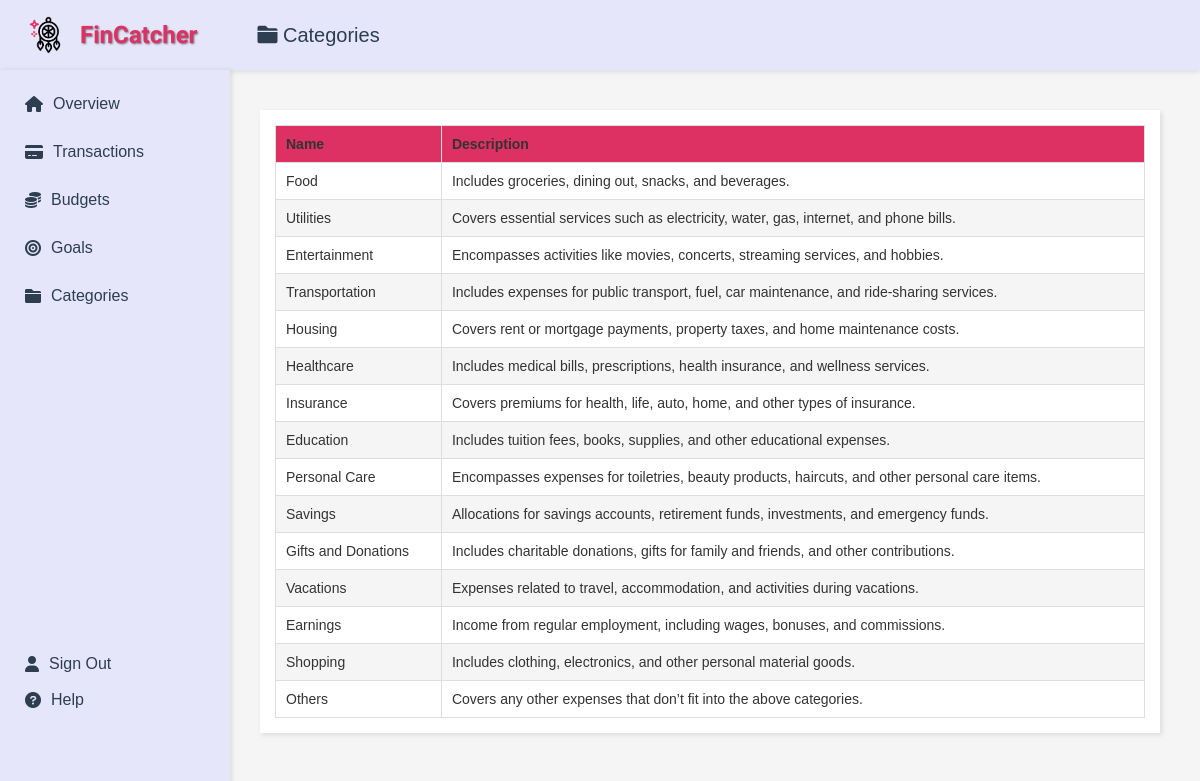
The page /categories on the database its author committed.
### app/main/models.py (models this page shows)
class Categories(db.Model):
    id = db.Column(db.Integer, primary_key=True, unique=True, nullable=False)
    name = db.Column(db.String(50), unique=True, nullable=False)
    description = db.Column(db.String(1000), nullable=True)

### app/categories/routes.py (the view)
@categories.route('/categories', methods=['GET'])
def categories_page():
    categories_list = Categories.query.all()
    return render_template('show_categories.html', categories=categories_list, page_title='Categories', icon='fas fa-folder')

### app/categories/templates/show_categories.html
{% extends "layout.html" %}
{% block content %}
<div style="display: flex; flex-direction: row; justify-content: flex-start; background-color: #F5F5F5; padding: 20px;">
    <div id="categories-list" style="padding: 15px; box-shadow: 2px 2px 5px rgba(0,0,0,0.1); width: 100%; background-color: #FFFFFF;">
        <table style="width: 100%; border-collapse: collapse; text-align: left; font-size: 14px; color: #333333;">
            <thead style="background-color: #DE3163; color: #333333;">
                <tr>
                    <th style="padding: 10px; border: 1px solid #DDD;">Name</th>
                    <th style="padding: 10px; border: 1px solid #DDD;">Description</th>
                </tr>
            </thead>
            <tbody>
                {% for category in categories %}
                <tr style="background-color: {% if loop.index0 % 2 == 0 %} #FFFFFF {% else %} #F5F5F5 {% endif %};">
                    <td style="padding: 10px; border: 1px solid #DDD;">{{ category.name }}</td>
                    <td style="padding: 10px; border: 1px solid #DDD;">{{ category.description }}</td>
                </tr>
                {% endfor %}
            </tbody>
        </table>
    </div>
</div>
{% endblock %}

### app/main/templates/layout.html (style rules this page uses)
body { margin: 0; font-family: Arial, sans-serif; background-color: #F5F5F5; color: #2c3e50; }

### rows shown on the page
Categories: name "Food", description "Includes groceries, dining out, snacks, and beverages."
Categories: name "Utilities", description "Covers essential services such as electricity, water, gas, internet, and phone bills."
Categories: name "Entertainment", description "Encompasses activities like movies, concerts, streaming services, and hobbies."
Categories: name "Transportation", description "Includes expenses for public transport, fuel, car maintenance, and ride-sharing services."
Categories: name "Housing", description "Covers rent or mortgage payments, property taxes, and home maintenance costs."
Categories: name "Healthcare", description "Includes medical bills, prescriptions, health insurance, and wellness services."
Categories: name "Insurance", description "Covers premiums for health, life, auto, home, and other types of insurance."
Categories: name "Education", description "Includes tuition fees, books, supplies, and other educational expenses."
Categories: name "Personal Care", description "Encompasses expenses for toiletries, beauty products, haircuts, and other personal care items."
Categories: name "Savings", description "Allocations for savings accounts, retirement funds, investments, and emergency funds."
Categories: name "Gifts and Donations", description "Includes charitable donations, gifts for family and friends, and other contributions."
Categories: name "Vacations", description "Expenses related to travel, accommodation, and activities during vacations."
Categories: name "Earnings", description "Income from regular employment, including wages, bonuses, and commissions."
Categories: name "Shopping", description "Includes clothing, electronics, and other personal material goods."
Categories: name "Others", description "Covers any other expenses that don’t fit into the above categories."

### other values the page prints
{{ page_title }} "Categories"
